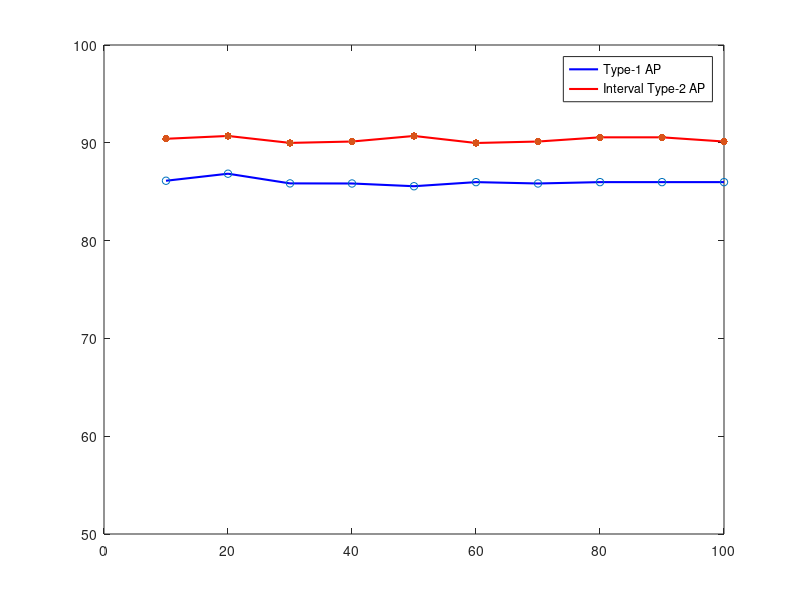

Write MATLAB code to recreate this figure.
betaT1=[10 20 30 40 50 60 70 80 90 100];
acc1=[86.12 86.84 85.85 85.84 85.56 85.98 85.84 85.98 85.98 85.98];

betaIT2=[10 20 30 40 50 60 70 80 90 100];
acc2=[90.41 90.7 89.99 90.13 90.7 89.98 90.13 90.56 90.56 90.13];

clear y label;
box  on
hold on 

graph1=plot(betaT1,acc1,'blue');
graph2=plot(betaIT2,acc2,'red');
set(graph1,'LineWidth',1.5);
set(graph2,'LineWidth',1.5);
yticks([50 60 70 80 90 100])
scatter(betaT1,acc1,30,'blue');
scatter(betaIT2,acc2,30,'red','filled');
legend('Type-1 AP','Interval Type-2 AP');
%legend('Type-2 AP','Type-2 Data','Type-1 AP','Type-1 Data');
ylim([50 100]);

hold off
